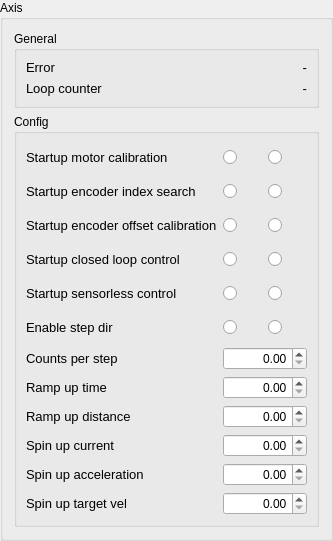
          <widget class="QGroupBox" name="groupBox_configAxis">
           <property name="title">
            <string>Axis</string>
           </property>
           <layout class="QGridLayout" name="gridLayout_8">
            <item row="0" column="0">
             <widget class="QGroupBox" name="groupBox">
              <property name="minimumSize">
               <size>
                <width>200</width>
                <height>0</height>
               </size>
              </property>
              <property name="maximumSize">
               <size>
                <width>16777215</width>
                <height>100</height>
               </size>
              </property>
              <property name="title">
               <string>General</string>
              </property>
              <layout class="QGridLayout" name="gridLayout_13">
               <item row="0" column="0">
                <layout class="QGridLayout" name="gridLayout_11">
                 <item row="1" column="0">
                  <widget class="QLabel" name="label_loopCounter">
                   <property name="font">
                    <font>
                     <pointsize>10</pointsize>
                    </font>
                   </property>
                   <property name="text">
                    <string>Loop counter</string>
                   </property>
                  </widget>
                 </item>
                 <item row="0" column="2">
                  <widget class="QLabel" name="label_generalErrorValue_axis0">
                   <property name="font">
                    <font>
                     <pointsize>10</pointsize>
                    </font>
                   </property>
                   <property name="text">
                    <string>-</string>
                   </property>
                   <property name="alignment">
                    <set>Qt::AlignRight|Qt::AlignTrailing|Qt::AlignVCenter</set>
                   </property>
                  </widget>
                 </item>
                 <item row="1" column="2">
                  <widget class="QLabel" name="label_loopCounterValue_axis0">
                   <property name="font">
                    <font>
                     <pointsize>10</pointsize>
                    </font>
                   </property>
                   <property name="text">
                    <string>-</string>
                   </property>
                   <property name="alignment">
                    <set>Qt::AlignRight|Qt::AlignTrailing|Qt::AlignVCenter</set>
                   </property>
                  </widget>
                 </item>
                 <item row="0" column="0">
                  <widget class="QLabel" name="label_errorAxis0">
                   <property name="font">
                    <font>
                     <pointsize>10</pointsize>
                    </font>
                   </property>
                   <property name="text">
                    <string>Error</string>
                   </property>
                  </widget>
                 </item>
                </layout>
               </item>
              </layout>
             </widget>
            </item>
            <item row="1" column="0" alignment="Qt::AlignTop">
             <widget class="QGroupBox" name="groupBox_axis_config">
              <property name="title">
               <string>Config</string>
              </property>
              <layout class="QGridLayout" name="gridLayout_9">
               <item row="0" column="0">
                <layout class="QGridLayout" name="gridLayout_10">
                 <item row="5" column="1">
                  <layout class="QGridLayout" name="gridLayout_64">
                   <item row="0" column="0">
                    <widget class="QRadioButton" name="radioButton_enableStepDirTrue_axis0">
                     <property name="minimumSize">
                      <size>
                       <width>0</width>
                       <height>28</height>
                      </size>
                     </property>
                     <property name="text">
                      <string/>
                     </property>
                     <property name="icon">
                      <iconset>
                       <normaloff>Icons/True.jpg</normaloff>Icons/True.jpg</iconset>
                     </property>
                     <property name="iconSize">
                      <size>
                       <width>26</width>
                       <height>26</height>
                      </size>
                     </property>
                     <attribute name="buttonGroup">
                      <string notr="true">buttonGroup_4</string>
                     </attribute>
                    </widget>
                   </item>
                   <item row="0" column="1">
                    <widget class="QRadioButton" name="radioButton_enableStepDirFalse_axis0">
                     <property name="minimumSize">
                      <size>
                       <width>0</width>
                       <height>28</height>
                      </size>
                     </property>
                     <property name="text">
                      <string/>
                     </property>
                     <property name="icon">
                      <iconset>
                       <normaloff>Icons/False.jpg</normaloff>Icons/False.jpg</iconset>
                     </property>
                     <property name="iconSize">
                      <size>
                       <width>26</width>
                       <height>26</height>
                      </size>
                     </property>
                     <attribute name="buttonGroup">
                      <string notr="true">buttonGroup_4</string>
                     </attribute>
                    </widget>
                   </item>
                  </layout>
                 </item>
                 <item row="8" column="0">
                  <widget class="QLabel" name="label_rampUpDistance">
                   <property name="font">
                    <font>
                     <pointsize>10</pointsize>
                    </font>
                   </property>
                   <property name="text">
                    <string>Ramp up distance</string>
                   </property>
                  </widget>
                 </item>
                 <item row="1" column="0">
                  <widget class="QLabel" name="label_startupEncoderIndexSearch">
                   <property name="font">
                    <font>
                     <pointsize>10</pointsize>
                    </font>
                   </property>
                   <property name="text">
                    <string>Startup encoder index search</string>
                   </property>
                  </widget>
                 </item>
                 <item row="0" column="0">
                  <widget class="QLabel" name="label_startupMotorCalibrationAxis">
                   <property name="font">
                    <font>
                     <pointsize>10</pointsize>
                    </font>
                   </property>
                   <property name="text">
                    <string>Startup motor calibration</string>
                   </property>
                  </widget>
                 </item>
                 <item row="2" column="0">
                  <widget class="QLabel" name="label_startupEncoderOffsetCalibration">
                   <property name="font">
                    <font>
                     <pointsize>10</pointsize>
                    </font>
                   </property>
                   <property name="text">
                    <string>Startup encoder offset calibration</string>
                   </property>
                  </widget>
                 </item>
                 <item row="3" column="0">
                  <widget class="QLabel" name="label_startupEncoderLoopControl">
                   <property name="font">
                    <font>
                     <pointsize>10</pointsize>
                    </font>
                   </property>
                   <property name="text">
                    <string>Startup closed loop control</string>
                   </property>
                  </widget>
                 </item>
                 <item row="4" column="0">
                  <widget class="QLabel" name="label_startupSensorlessControl">
                   <property name="font">
                    <font>
                     <pointsize>10</pointsize>
                    </font>
                   </property>
                   <property name="text">
                    <string>Startup sensorless control</string>
                   </property>
                  </widget>
                 </item>
                 <item row="5" column="0">
                  <widget class="QLabel" name="label_enableStepDir">
                   <property name="font">
                    <font>
                     <pointsize>10</pointsize>
                    </font>
                   </property>
                   <property name="text">
                    <string>Enable step dir</string>
                   </property>
                  </widget>
                 </item>
                 <item row="7" column="0">
                  <widget class="QLabel" name="label_rampUpTime">
                   <property name="font">
                    <font>
                     <pointsize>10</pointsize>
                    </font>
                   </property>
                   <property name="text">
                    <string>Ramp up time</string>
                   </property>
                  </widget>
                 </item>
                 <item row="9" column="0">
                  <widget class="QLabel" name="label_spinUpCurrent">
                   <property name="font">
                    <font>
                     <pointsize>10</pointsize>
                    </font>
                   </property>
                   <property name="text">
                    <string>Spin up current</string>
                   </property>
                  </widget>
                 </item>
                 <item row="6" column="0">
                  <widget class="QLabel" name="label_countPerStep">
                   <property name="font">
                    <font>
                     <pointsize>10</pointsize>
                    </font>
                   </property>
                   <property name="text">
                    <string>Counts per step</string>
                   </property>
                  </widget>
                 </item>
                 <item row="10" column="0">
                  <widget class="QLabel" name="label_spinUpAcceleration">
                   <property name="font">
                    <font>
                     <pointsize>10</pointsize>
                    </font>
                   </property>
                   <property name="text">
                    <string>Spin up acceleration</string>
                   </property>
                  </widget>
                 </item>
                 <item row="7" column="1">
                  <widget class="QDoubleSpinBox" name="doubleSpinBox_rampUpTimeValue_axis0">
                   <property name="alignment">
                    <set>Qt::AlignRight|Qt::AlignTrailing|Qt::AlignVCenter</set>
                   </property>
                   <property name="maximum">
                    <double>1000000.000000000000000</double>
                   </property>
                  </widget>
                 </item>
                 <item row="11" column="0">
                  <widget class="QLabel" name="label_spinUpTargetVel">
                   <property name="font">
                    <font>
                     <pointsize>10</pointsize>
                    </font>
                   </property>
                   <property name="text">
                    <string>Spin up target vel</string>
                   </property>
                  </widget>
                 </item>
                 <item row="2" column="1">
                  <layout class="QGridLayout" name="gridLayout_65">
                   <item row="0" column="0">
                    <widget class="QRadioButton" name="radioButton_startupEncoderOffsetCalibrationTrue_axis0">
                     <property name="minimumSize">
                      <size>
                       <width>0</width>
                       <height>28</height>
                      </size>
                     </property>
                     <property name="text">
                      <string/>
                     </property>
                     <property name="icon">
                      <iconset>
                       <normaloff>Icons/True.jpg</normaloff>Icons/True.jpg</iconset>
                     </property>
                     <property name="iconSize">
                      <size>
                       <width>26</width>
                       <height>26</height>
                      </size>
                     </property>
                     <attribute name="buttonGroup">
                      <string notr="true">buttonGroup_5</string>
                     </attribute>
                    </widget>
                   </item>
                   <item row="0" column="1">
                    <widget class="QRadioButton" name="radioButton_startupEncoderOffsetCalibrationFalse_axis0">
                     <property name="minimumSize">
                      <size>
                       <width>0</width>
                       <height>28</height>
                      </size>
                     </property>
                     <property name="text">
                      <string/>
                     </property>
                     <property name="icon">
                      <iconset>
                       <normaloff>Icons/False.jpg</normaloff>Icons/False.jpg</iconset>
                     </property>
                     <property name="iconSize">
                      <size>
                       <width>26</width>
                       <height>26</height>
                      </size>
                     </property>
                     <attribute name="buttonGroup">
                      <string notr="true">buttonGroup_5</string>
                     </attribute>
                    </widget>
                   </item>
                  </layout>
                 </item>
                 <item row="4" column="1">
                  <layout class="QGridLayout" name="gridLayout_66">
                   <item row="0" column="0">
                    <widget class="QRadioButton" name="radioButton_startupSensorlessControlTrue_axis0">
                     <property name="minimumSize">
                      <size>
                       <width>0</width>
                       <height>28</height>
                      </size>
                     </property>
                     <property name="text">
                      <string/>
                     </property>
                     <property name="icon">
                      <iconset>
                       <normaloff>Icons/True.jpg</normaloff>Icons/True.jpg</iconset>
                     </property>
                     <property name="iconSize">
                      <size>
                       <width>26</width>
                       <height>26</height>
                      </size>
                     </property>
                     <attribute name="buttonGroup">
                      <string notr="true">buttonGroup_6</string>
                     </attribute>
                    </widget>
                   </item>
                   <item row="0" column="1">
                    <widget class="QRadioButton" name="radioButton_startupSensorlessControlFalse_axis0">
                     <property name="minimumSize">
                      <size>
                       <width>0</width>
                       <height>28</height>
                      </size>
                     </property>
                     <property name="text">
                      <string/>
                     </property>
                     <property name="icon">
                      <iconset>
                       <normaloff>Icons/False.jpg</normaloff>Icons/False.jpg</iconset>
                     </property>
                     <property name="iconSize">
                      <size>
                       <width>26</width>
                       <height>26</height>
                      </size>
                     </property>
                     <attribute name="buttonGroup">
                      <string notr="true">buttonGroup_6</string>
                     </attribute>
                    </widget>
                   </item>
                  </layout>
                 </item>
                 <item row="3" column="1">
                  <layout class="QGridLayout" name="gridLayout_67">
                   <item row="0" column="0">
                    <widget class="QRadioButton" name="radioButton_startupLoopControlTrue_axis0">
                     <property name="minimumSize">
                      <size>
                       <width>0</width>
                       <height>28</height>
                      </size>
                     </property>
                     <property name="text">
                      <string/>
                     </property>
                     <property name="icon">
                      <iconset>
                       <normaloff>Icons/True.jpg</normaloff>Icons/True.jpg</iconset>
                     </property>
                     <property name="iconSize">
                      <size>
                       <width>26</width>
                       <height>26</height>
                      </size>
                     </property>
                     <attribute name="buttonGroup">
                      <string notr="true">buttonGroup_7</string>
                     </attribute>
                    </widget>
                   </item>
                   <item row="0" column="1">
                    <widget class="QRadioButton" name="radioButton_startupLoopControlFalse_axis0">
                     <property name="minimumSize">
                      <size>
                       <width>0</width>
                       <height>28</height>
                      </size>
                     </property>
                     <property name="text">
                      <string/>
                     </property>
                     <property name="icon">
                      <iconset>
                       <normaloff>Icons/False.jpg</normaloff>Icons/False.jpg</iconset>
                     </property>
                     <property name="iconSize">
                      <size>
                       <width>26</width>
                       <height>26</height>
                      </size>
                     </property>
                     <attribute name="buttonGroup">
                      <string notr="true">buttonGroup_7</string>
                     </attribute>
                    </widget>
                   </item>
                  </layout>
                 </item>
                 <item row="0" column="1">
                  <layout class="QGridLayout" name="gridLayout_68">
                   <item row="0" column="0">
                    <widget class="QRadioButton" name="radioButton_startupMotorCalibrationTrue_axis0">
                     <property name="minimumSize">
                      <size>
                       <width>0</width>
                       <height>28</height>
                      </size>
                     </property>
                     <property name="text">
                      <string/>
                     </property>
                     <property name="icon">
                      <iconset>
                       <normaloff>Icons/True.jpg</normaloff>Icons/True.jpg</iconset>
                     </property>
                     <property name="iconSize">
                      <size>
                       <width>26</width>
                       <height>26</height>
                      </size>
                     </property>
                     <attribute name="buttonGroup">
                      <string notr="true">buttonGroup_8</string>
                     </attribute>
                    </widget>
                   </item>
                   <item row="0" column="1">
                    <widget class="QRadioButton" name="radioButton_startupMotorCalibrationFalse_axis0">
                     <property name="minimumSize">
                      <size>
                       <width>0</width>
                       <height>28</height>
                      </size>
                     </property>
                     <property name="text">
                      <string/>
                     </property>
                     <property name="icon">
                      <iconset>
                       <normaloff>Icons/False.jpg</normaloff>Icons/False.jpg</iconset>
                     </property>
                     <property name="iconSize">
                      <size>
                       <width>26</width>
                       <height>26</height>
                      </size>
                     </property>
                     <attribute name="buttonGroup">
                      <string notr="true">buttonGroup_8</string>
                     </attribute>
                    </widget>
                   </item>
                  </layout>
                 </item>
                 <item row="1" column="1">
                  <layout class="QGridLayout" name="gridLayout_69">
                   <item row="0" column="0">
                    <widget class="QRadioButton" name="radioButton_startupEncoderIndexSearchTrue_axis0">
                     <property name="minimumSize">
                      <size>
                       <width>0</width>
                       <height>28</height>
                      </size>
                     </property>
                     <property name="text">
                      <string/>
                     </property>
                     <property name="icon">
                      <iconset>
                       <normaloff>Icons/True.jpg</normaloff>Icons/True.jpg</iconset>
                     </property>
                     <property name="iconSize">
                      <size>
                       <width>26</width>
                       <height>26</height>
                      </size>
                     </property>
                     <attribute name="buttonGroup">
                      <string notr="true">buttonGroup_9</string>
                     </attribute>
                    </widget>
                   </item>
                   <item row="0" column="1">
                    <widget class="QRadioButton" name="radioButton_startupEncoderIndexSearchFalse_axis0">
                     <property name="minimumSize">
                      <size>
                       <width>0</width>
                       <height>28</height>
                      </size>
                     </property>
                     <property name="text">
                      <string/>
                     </property>
                     <property name="icon">
                      <iconset>
                       <normaloff>Icons/False.jpg</normaloff>Icons/False.jpg</iconset>
                     </property>
                     <property name="iconSize">
                      <size>
                       <width>26</width>
                       <height>26</height>
                      </size>
                     </property>
                     <attribute name="buttonGroup">
                      <string notr="true">buttonGroup_9</string>
                     </attribute>
                    </widget>
                   </item>
                  </layout>
                 </item>
                 <item row="6" column="1">
                  <widget class="QDoubleSpinBox" name="doubleSpinBox_countPerStepValue_axis0">
                   <property name="alignment">
                    <set>Qt::AlignRight|Qt::AlignTrailing|Qt::AlignVCenter</set>
                   </property>
                   <property name="maximum">
                    <double>1000000.000000000000000</double>
                   </property>
                  </widget>
                 </item>
                 <item row="9" column="1">
                  <widget class="QDoubleSpinBox" name="doubleSpinBox_spinUpCurrentValue_axis0">
                   <property name="alignment">
                    <set>Qt::AlignRight|Qt::AlignTrailing|Qt::AlignVCenter</set>
                   </property>
                   <property name="maximum">
                    <double>1000000.000000000000000</double>
                   </property>
                  </widget>
                 </item>
                 <item row="10" column="1">
                  <widget class="QDoubleSpinBox" name="doubleSpinBox_spinUpAccelerationValue_axis0">
                   <property name="alignment">
                    <set>Qt::AlignRight|Qt::AlignTrailing|Qt::AlignVCenter</set>
                   </property>
                   <property name="maximum">
                    <double>1000000.000000000000000</double>
                   </property>
                  </widget>
                 </item>
                 <item row="8" column="1">
                  <widget class="QDoubleSpinBox" name="doubleSpinBox_rampUpDistanceValue_axis0">
                   <property name="alignment">
                    <set>Qt::AlignRight|Qt::AlignTrailing|Qt::AlignVCenter</set>
                   </property>
                   <property name="maximum">
                    <double>1000000.000000000000000</double>
                   </property>
                  </widget>
                 </item>
                 <item row="11" column="1">
                  <widget class="QDoubleSpinBox" name="doubleSpinBox_spinUpTargetVelValue_axis0">
                   <property name="alignment">
                    <set>Qt::AlignRight|Qt::AlignTrailing|Qt::AlignVCenter</set>
                   </property>
                   <property name="maximum">
                    <double>1000000.000000000000000</double>
                   </property>
                  </widget>
                 </item>
                </layout>
               </item>
              </layout>
             </widget>
            </item>
           </layout>
          </widget>
